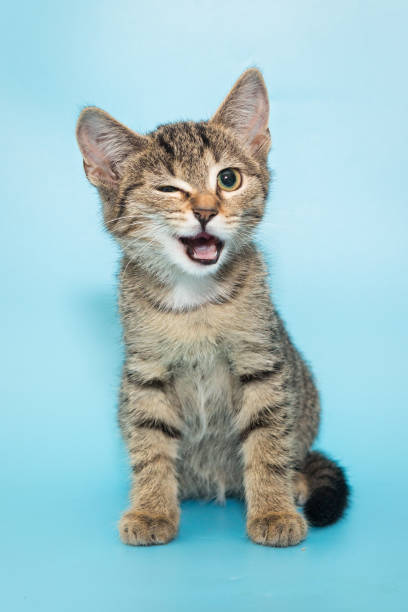
#> input picture Computer Vision/Images/cat.jpg, 408 x 612 px, found by its file name
$ python drawing_functions.py
#> lines starting #> are read from the running program, lines starting #| are printed output that depends on the picture
import numpy as np
import cv2 as cv

img = cv.imread('Images\cat.jpg')
#> img is the input picture: shape (612, 408, 3); mean B, G, R 199.2, 194, 158.3
# img = cv.resize(img,(500,700))

# for black screen
img = np.zeros([512,512,3], np.uint8)*255

# for white screen
img = np.ones([512,512,3], np.uint8)*255

#here line accept 5 parameters (img,starting,ending,color,thicknes)
img = cv.line(img, (0,0),(200,200),(255,181,102),8) #color format BGR

#arrowed line accept also accept 5 parameter (img, starting, ending, color, thickness)
img = cv.arrowedLine(img, (0,125),(255,255),(255,0,125),10)

#Rectangle = accept parameter(img, start_co, end_co, color, thickness)
img = cv.rectangle(img, (100,10), (150,128), (128,0,255),5)

#circle = accept(img, start_co, radius, color, thickness)
img = cv.circle(img, (100,125),50,(210,255,0),-5)

#puttext = accept(img, text, start_co, font, fontsize, color, thickness, linetype)
font = cv.FONT_ITALIC
img = cv.putText(img, 'Cat', (20,500),font,2, (0,125,225),6,cv.LINE_AA)

#ellipse = accept(img, start_co, (length,height), color, thickness)
img = cv.ellipse(img,(100,300),(100,50),0,0,360,155,5)

cv.imshow("Cat",img)
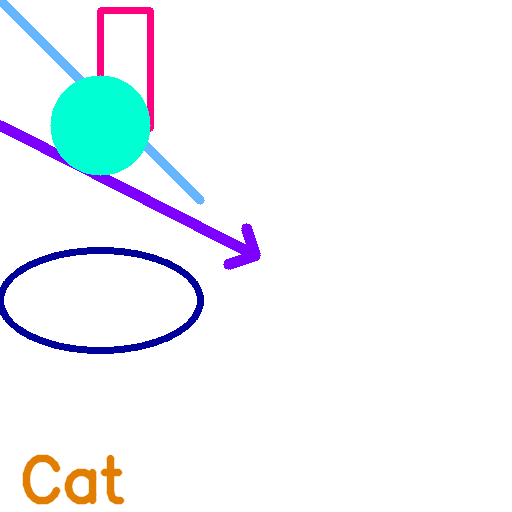
#> window 'Cat': shape (512, 512, 3); mean B, G, R 249.7, 245.6, 241.3

cv.waitKey(0)
cv.destroyAllWindows()
